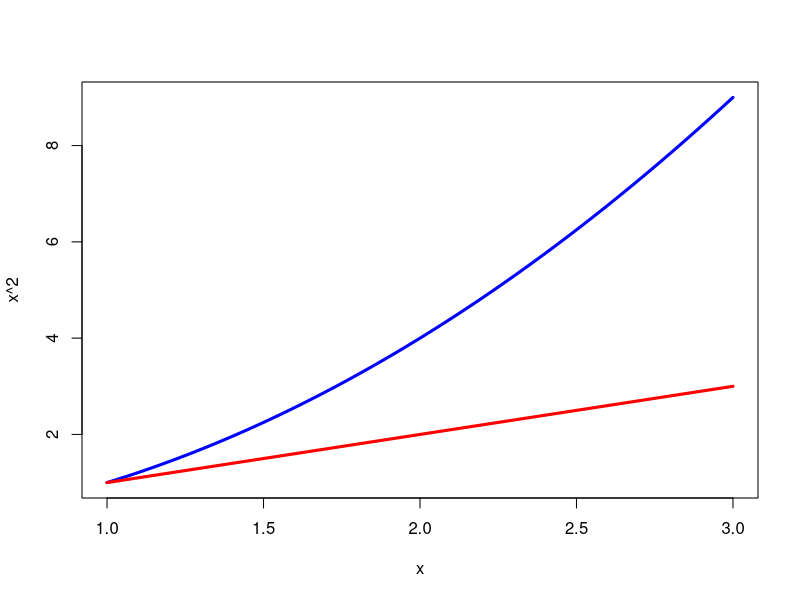

Generate this figure with R:
x <- seq(1, 3, length = 1000)

plot(x, x^2,
     col = "blue",
     type = "l",
     lwd = 3)
lines(x, x,
      col = "red",
      type = "l",
      lwd = 3)